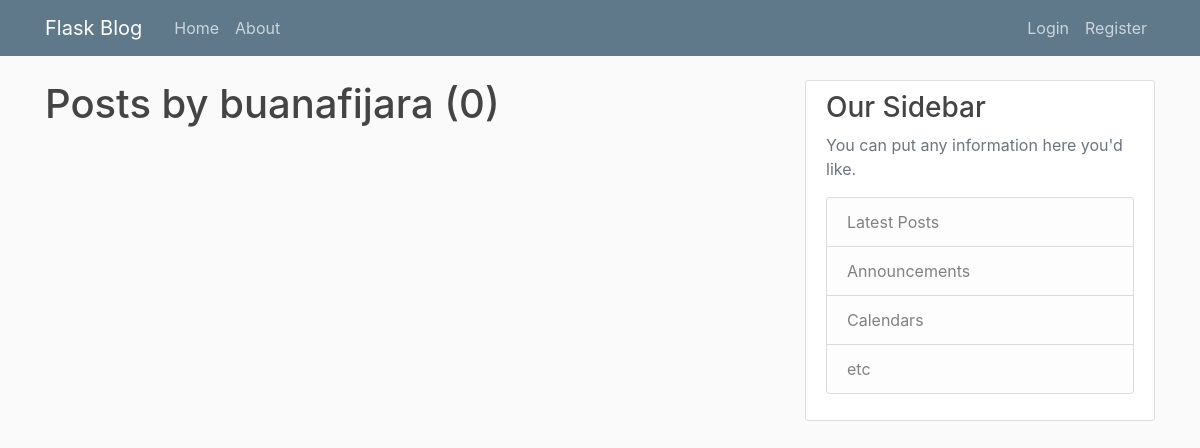
/user/buanafijara, run on an earlier commit of the app's database.
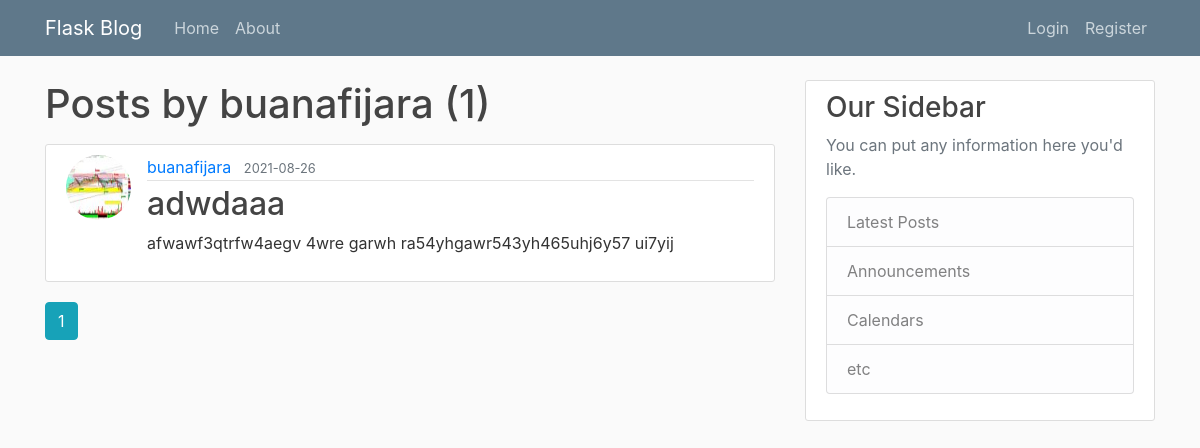
And on a later commit of the database.
### flaskblog/models.py (models this page shows, shortened)
class Post(db.Model):
    id = db.Column(db.Integer, primary_key=True)
    title = db.Column(db.String(100), nullable=False)
    date_posted = db.Column(db.DateTime, nullable=False, default=datetime.utcnow)  # use UTC for consistency
    content = db.Column(db.Text, nullable=False)
    user_id = db.Column(db.Integer, db.ForeignKey('user.id'), nullable=False)

class User(db.Model, UserMixin):
    id = db.Column(db.Integer, primary_key=True)
    username = db.Column(db.String(20), unique=True, nullable=False)
    email = db.Column(db.String(120), unique=True, nullable=False)
    image_file = db.Column(db.String(20), nullable=False, default='default.jpg')
    password = db.Column(db.String(60), nullable=False)
    posts = db.relationship('Post', backref='author', lazy=True)

### flaskblog/users/routes.py (the view)
@users.route("/user/<string:username>")
def user_posts(username):
    page = request.args.get('page', 1, type=int)  # 1 == default value
    user = User.query.filter_by(username=username).first_or_404()
    posts = Post.query.filter_by(author=user)\
        .order_by(Post.date_posted.desc())\
        .paginate(per_page=5, page=page)
    return render_template('user_posts.html', posts=posts, user=user)

### flaskblog/templates/user_posts.html
{% extends "layout.html" %}
{% block content %}
    <h1 class="mb-3">Posts by {{ user.username }} ({{ posts.total }})</h1>
    {% for post in posts.items %}
    <article class="media content-section">
        <img class="rounded-circle article-img" src="{{ url_for('static',filename='profile_pics/'+post.author.image_file) }}">
        <div class="media-body">
            <div class="article-metadata">
                <a class="mr-2" href="{{ url_for('users.user_posts', username=post.author.username) }}">{{ post.author.username }}</a>
                <small class="text-muted">{{ post.date_posted.strftime('%Y-%m-%d') }}</small>
            </div>
            <h2><a class="article-title" href="{{ url_for('posts.post', post_id=post.id) }}">{{ post.title }}</a></h2>
            <p class="article-content">{{ post.content }}</p>
        </div>
    </article>
    {% endfor %}
    {% for page_num in posts.iter_pages(left_edge=1, right_edge=1, left_current=1, right_current=2) %}
        {% if page_num %}
            {% if posts.page == page_num %}
            <a class="btn btn-info mb-4" href="{{ url_for('users.user_posts',username=user.username, page=page_num) }}">{{ page_num }}</a>
            {% else %}
            <a class="btn btn-outline-info mb-4" href="{{ url_for('users.user_posts',username=user.username, page=page_num) }}">{{ page_num }}</a>
            {% endif %}
        {% else %}
            ...
        {% endif %}
    {% endfor %}
{% endblock content %}

What changed in the data, as far as the page shows it:
added Post: image_file (picture), author.username "buanafijara", date_posted "2021-08-26", title "adwdaaa", content "afwawf3qtrfw4aegv 4wre garwh ra54yhgawr543yh465uhj6y57 ui7yij"
Also different on the page:
{{ posts.total }}: "0" → "1"
new list line: "1"
